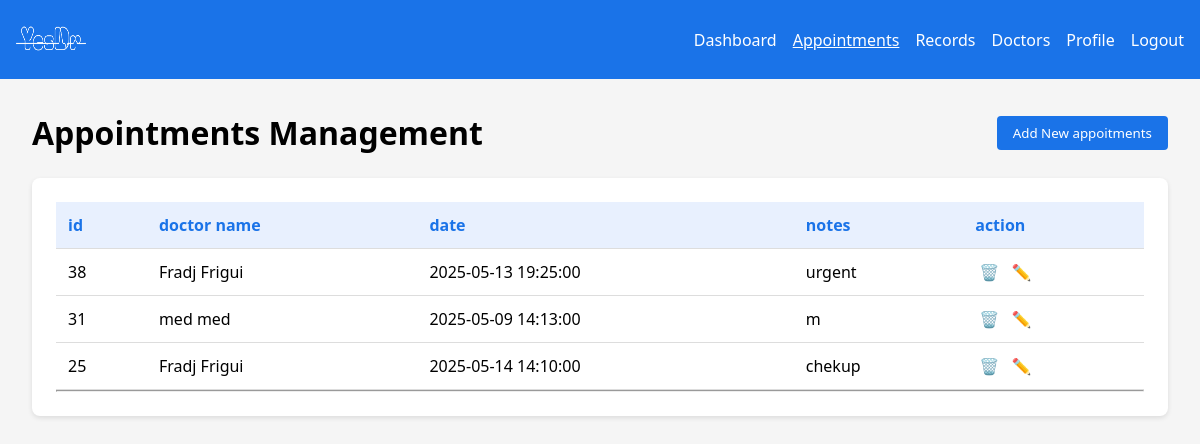
Screenshot of /patient/appointments.php (signed in) with the database file from the repository.
### tables this page shows
CREATE TABLE IF NOT EXISTS `appointments` (
  `idA` int NOT NULL AUTO_INCREMENT,
  `idM` int NOT NULL,
  `idP` int NOT NULL,
  `dateA` datetime NOT NULL,
  `notesA` text,
  PRIMARY KEY (`idA`),
  KEY `idP` (`idP`),
  KEY `idM` (`idM`)
);

### patient/appointments.php (the view, shortened to what this page needs)
<?php
$idP=$_SESSION['id'];
include "../cnx.php";
$sql_a="SELECT * FROM appointments where idP=$idP ";
$res_a=$cnx->query($sql_a);
$app=$res_a->fetchAll();
$nb_a=count($app);
?>
<!DOCTYPE html>
<html lang="en">
<head>
  <link rel="stylesheet" href="../css/style.css">
</head>
<body>
  <header>
  <div class="logo"><img src="../img/img.png" alt="" style="height:40PX;width:70px">
  </div>
    <nav>
      <ul>
      <li><a href="index.php">Dashboard</a></li>
        <li style="text-decoration:underline"><a href="appointments.php">Appointments</a></li>
        <li><a href="records.php">Records</a></li>
        <li><a href="dr.php">Doctors</a></li>
        <li><a href="profile.php">Profile</a></li>
        <li><a href="../logout.php">Logout</a></li>
      </ul>
    </nav>
  </header>
  <div class="container">
    <div style="display: flex; justify-content: space-between; align-items: center; margin-bottom: 1.5rem;">
      <h1>Appointments Management</h1>
      <button  class="btn " onclick="window.location.href='add_appointments.php'">Add New appoitments</button>
    </div>
    <div class="table-container">
    <?php
    if($nb_a==0){
        echo"<hr><b>there is no appoitments</b>";
    }else{
        echo"<table><thead><tr><th> id  </th><th> doctor name </th><th> date </th><th> notes </th><th> action </th> </tr>
        </thead>";
        foreach($app as $item){
        $id = $item['idM'];
        $dr="SELECT CONCAT(nomM, ' ',prenomM) as full FROM medecins where idM=$id";
         $res_dr=$cnx->query($dr);
         $idDr=$res_dr->fetch();
          echo"<tr><td>".$item['idA'] ."</td><td>".$idDr['full']."</td><td>".$item['dateA'] ."</td><td>".$item['notesA'] ."</td>
          <td>
                    <span class='action-icon delete' onclick=\"window.location.href='supp_app.php?id=".$item['idA']."'\">🗑️</span>
                     <span class='action-icon delete' onclick=\"window.location.href='update_app.php?id=".$item['idA']."'\">✏️</span>
                  </td></tr>";
        }
        echo"</table><hr>";
    }
      ?>
    </div>
  </div>
</body>
</html>

### css/style.css (style rules this page uses)
:root { --primary-blue: #1a73e8; --light-blue: #e8f0fe; --dark-blue: #0d47a1; --white: #ffffff; --gray: #f5f5f5; --dark-gray: #333; }
* { margin: 0; padding: 0; box-sizing: border-box; font-family: 'Segoe UI', Tahoma, Geneva, Verdana, sans-serif; }
body { background-color: var(--gray); justify-content: center; align-items: center; min-height: 100vh; }
header { background-color: var(--primary-blue); color: var(--white); padding: 1rem; display: flex; justify-content: space-between; align-items: center; }
.logo { font-size: 1.5rem; font-weight: bold; }
nav ul { display: flex; list-style: none; }
nav ul li { margin-left: 1rem; }
nav ul li a { color: var(--white); text-decoration: none; }
.container { padding: 2rem; }
.btn { background-color: var(--primary-blue); color: var(--white); border: none; padding: 0.5rem 1rem; border-radius: 4px; cursor: pointer; text-decoration: none; display: inline-block; }
.table-container { background-color: var(--white); border-radius: 8px; padding: 1.5rem; box-shadow: 0 2px 5px rgba(0,0,0,0.1); overflow-x: auto; }
table { width: 100%; border-collapse: collapse; }
th, td { padding: 0.75rem; text-align: left; border-bottom: 1px solid #ddd; }
th { background-color: var(--light-blue); color: var(--primary-blue); }
.action-icon { color: var(--primary-blue); margin: 0 0.25rem; cursor: pointer; }
.action-icon.delete { color: #e74c3c; }

### rows the page displays
appointments: idA "38", full "Fradj Frigui", dateA "2025-05-13 19:25:00", notesA "urgent"
appointments: idA "31", full "med med", dateA "2025-05-09 14:13:00", notesA "m"
appointments: idA "25", full "Fradj Frigui", dateA "2025-05-14 14:10:00", notesA "chekup"
